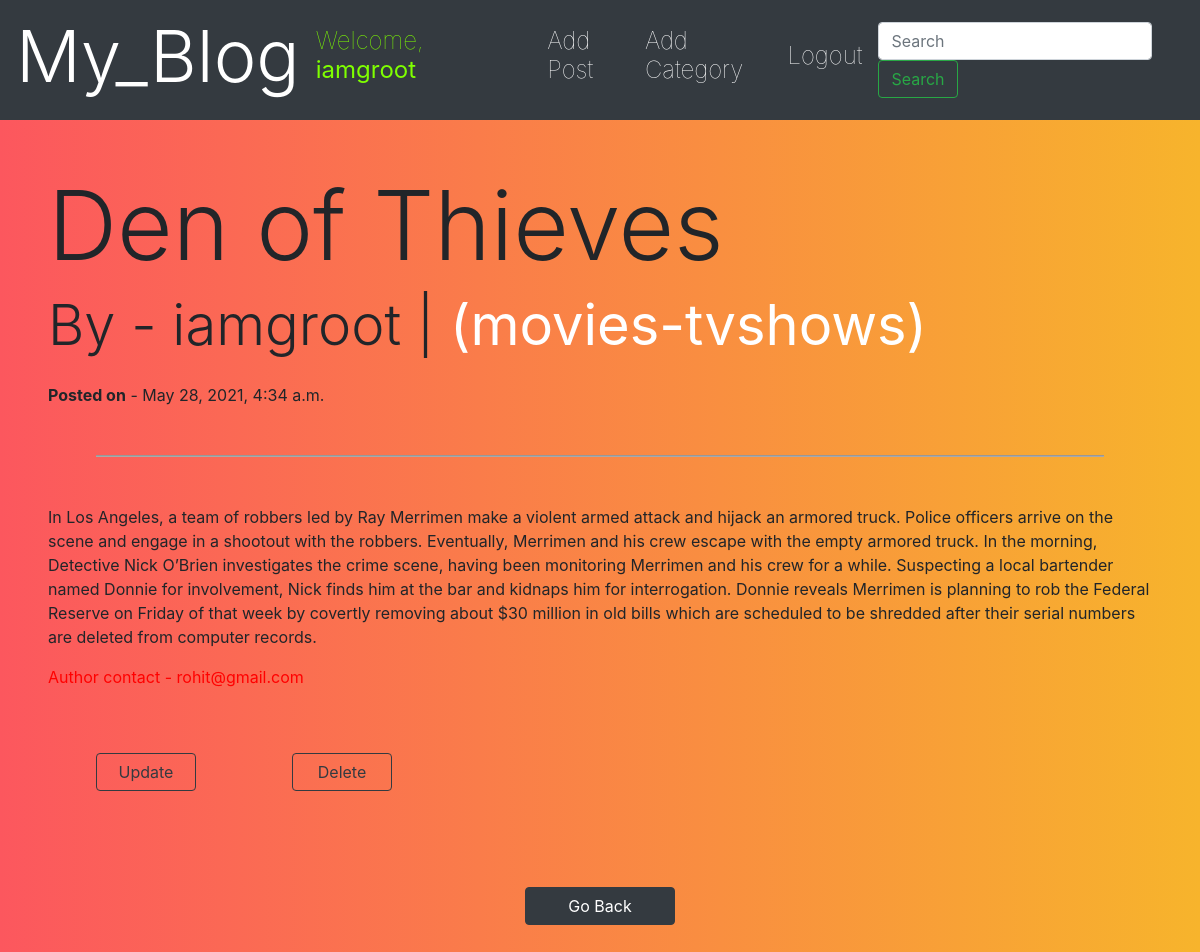
Screenshot of /article/4 (signed in) with the database file from the repository.
### mainapp/models.py (models this page shows, shortened)
class Post(models.Model):
    title = models.CharField(max_length = 10000)
    author = models.ForeignKey(User, on_delete = models.CASCADE)
    body = models.TextField()
    post_date = models.DateTimeField(auto_now_add = True)
    category = models.CharField(max_length = 200, default = "movies-tvshows")

### mainapp/views.py (the view)
# urls.py: path('article/<int:pk>', ArticleDetailView.as_view(), name = 'article-detail'),
class ArticleDetailView(DetailView):
    model = Post
    template_name = 'post_detail.html'

### mainapp/templates/post_detail.html (shortened to what this page needs)
{% extends 'base.html' %}
{% block content %}
{% if user.is_authenticated %}
<div class = "conatainer m-5">
    <div>
        <h1 class = "display-1"> {{post.title}} </h1>
    </div>
    <div>
        <h1 class = "display-4"> By - {{post.author}} | <b> <a href = "{% url 'category' post.category %}">({{post.category}})</a> </b></h1>
    </div>
    <div class = "mt-4">
        <p> <strong>Posted on</strong> - {{post.post_date}}</h1>
    </div>
    <hr class = "m-5" style = "background: darkgrey; height: 1px;" />
    <div>
        <p> {{post.body|safe}} </p>
    </div>
    <p style = 'color: red;'> Author contact - {{post.author.email}} </p>
    {% if user.is_authenticated %}
    <div style = "display: flex;">
        <a class = "btn btn-outline-dark btn-md float-right m-5" style = "width: 100px;" href = "{% url 'update_post' post.pk %}"> Update </a>
        <a class = "btn btn-outline-dark btn-md float-right m-5" style = "width: 100px;" href = "{% url 'delete_post' post.pk %}"> Delete </a>
    </div>
    {% endif %}
</div>
<div class = "text-center">
    <a class = "btn btn-dark mb-5" href = "{% url 'home' %}" style = "width: 150px;"> Go Back </a>
</div>
{% endif %}
{% endblock %}

### mainapp/templates/base.html (shortened to what this page needs)
<!DOCTYPE html>
<html lang="en">
<head>
    <link rel="stylesheet" href="https://cdn.jsdelivr.net/npm/bootstrap@4.5.3/dist/css/bootstrap.min.css">
    <link rel="stylesheet" href="https://use.fontawesome.com/releases/v5.15.3/css/all.css">
</head>
<body>
<nav class="navbar navbar-expand-lg navbar-dark bg-dark primary-color">
    <a class="navbar-brand" href="{% url 'home' %}">
        <h1 class = "display-3"> My_Blog </h1>
    </a>
    <div class="collapse navbar-collapse" id="basicExampleNav">
        {% if user.is_authenticated %}
        <div class = "mr-5">
            <h4 class = "display-5" style = "font-weight: lighter; color: #7FFF00;"> Welcome, <strong>{{user.username}}</strong> </h4>
        </div>
        <div class = "manual mr-3">
            <a href = "{% url 'add_post' %}"><h4 class = "display-5" style = "font-weight: lighter;"> Add Post </h4></a>
        </div>
        <div class = "manual mr-3">
            <a href = "{% url 'add_category' %}"><h4 class = "display-5" style = "font-weight: lighter;"> Add Category </h4></a>
        </div>
        <div class = "manual mr-3">
            <a href = "{% url 'logout' %}"><h4 class = "display-5" style = "font-weight: lighter;"> Logout </h4></a>
        </div>
        {% endif %}
        <form class="form-inline">
        <div class="md-form my-0">
            <input class="form-control me-2" type="search" placeholder="Search" aria-label="Search">
            <button class="btn btn-outline-success" type="submit">Search</button>
        </div>
        </form>
    </div>
</nav>
    {% block content %} {% endblock %}
</body>
</html>

### mainapp/templates/base.html (style rules this page uses)
body { background: rgba(54,217,182); background: linear-gradient(90deg, #fc575e, #f7b42c); }
body a { color: #fff; }

### rows the page displays
Post: title "Den of Thieves", author "iamgroot", category "movies-tvshows", post_date "May 28, 2021, 4:34 a.m.", body "In Los Angeles, a team of robbers led by Ray Merrimen make a violent armed attack and hijack an armored truck. Police officers arrive on the scene and engage in a shootout with the robbers. Eventually, Merrimen and his crew escape with the empty armored truck. In the morning, Detective Nick O’Brien investigates the crime scene, having been monitoring Merrimen and his crew for a while. Suspecting a local bartender named Donnie for involvement, Nick finds him at the bar and kidnaps him for interrogation. Donnie reveals Merrimen is planning to rob the Federal Reserve on Friday of that week by covertly removing about $30 million in old bills which are scheduled to be shredded after their serial…", author.email "rohit@gmail.com"

### other values shown
{{ user.username }} "iamgroot"
